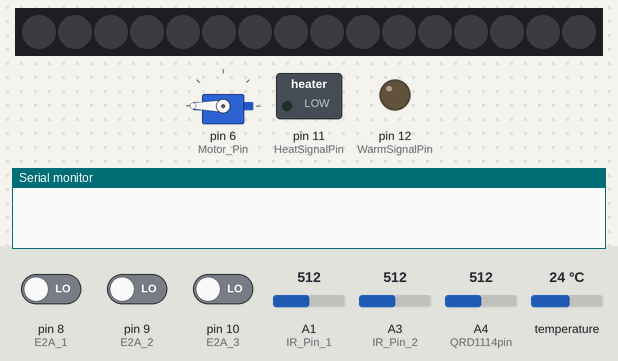
The sketch below on a simulated Arduino Nano, built with avr-gcc and run on an emulated ATmega328P. Shown: servo, 16 RGB LEDs in strip order, left to right, switched loads named in the sketch (green lamp = pin HIGH), output pins drawn as LEDs (lit = HIGH), the last lines printed to the serial monitor. Inputs (shaded band) come from the test bench; at power-on: pin 10 (E2A_3) LOW, pin 9 (E2A_2) LOW, pin 8 (E2A_1) LOW, A4 (QRD1114pin) = 512, A1 (IR_Pin_1) = 512, A3 (IR_Pin_2) = 512, temperature 24 °C. Dim RGB values are drawn brighter than linear; colours are those a GRB WS2812 strip shows for the declared byte order.

Above: at 1.2 s.
1.3 s: pin 10 (E2A_3) driven HIGH
At 3.4 s:
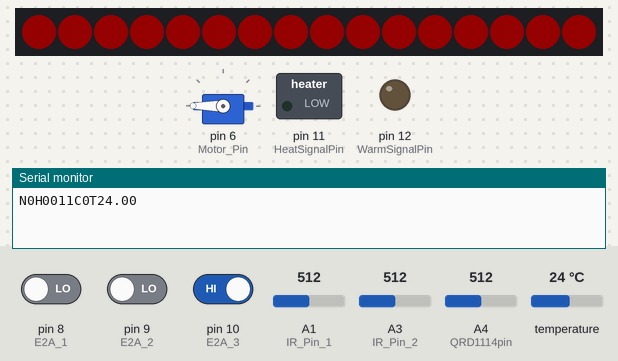
5.4 s: pin 9 (E2A_2) driven HIGH
At 6.8 s:
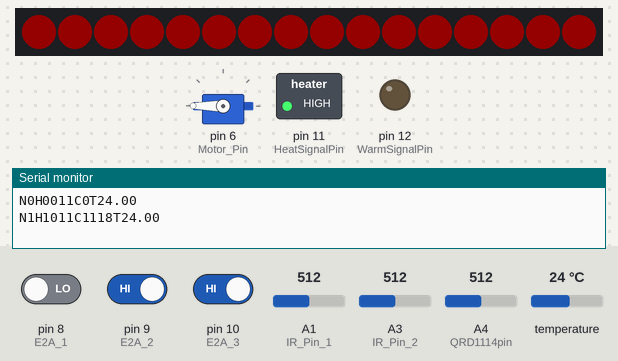
7.1 s: pin 8 (E2A_1) driven HIGH
At 8.2 s:
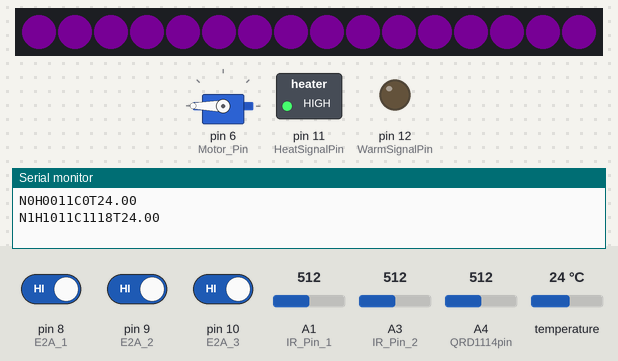
8.6 s: A4 (QRD1114pin) set to 701
10.1 s: A4 (QRD1114pin) set to 731
At 11.7 s:
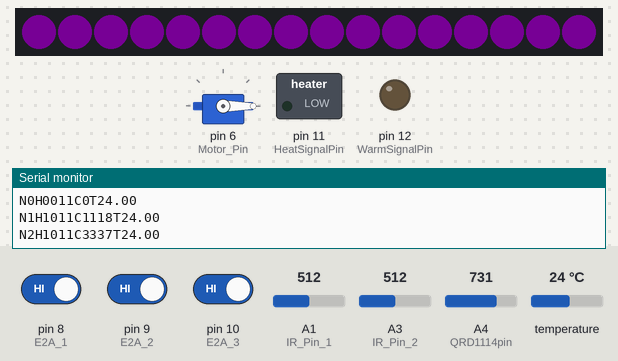
12.6 s: pin 9 (E2A_2) driven LOW
At 14.8 s:
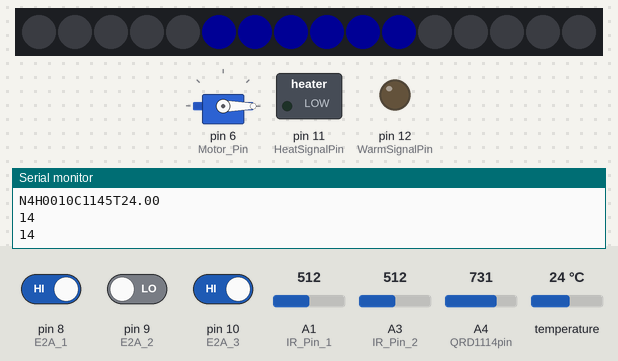
Timing chart, 0 to 16.3 s (numbered marks = the images above; inputs shaded):
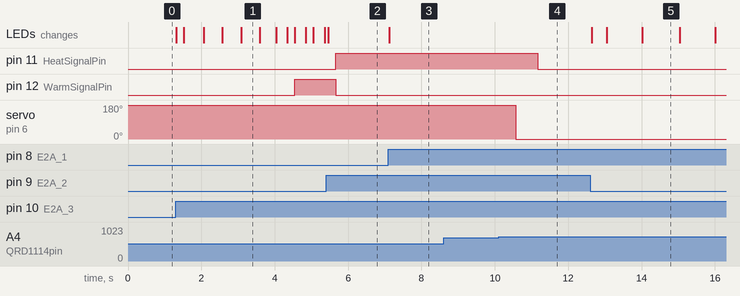

Measured:
- the behaviour switches between 716 and 717 on A4 (QRD1114pin) (found by bisection; images 3 and 4)
- after the input at 1.3 s, pin 12 (WarmSignalPin): LOW → HIGH after 3.2 s; the LEDs: change at once (image 1)
- after the input at 5.4 s, pin 11 (HeatSignalPin): LOW → HIGH after 0.26 s; pin 12 (WarmSignalPin): HIGH → LOW after 0.26 s; the LEDs: change after 0.06 s (image 2)
- after the input at 7.1 s, the LEDs: change at once (image 3)
- after the input at 10.1 s, pin 11 (HeatSignalPin): HIGH → LOW after 1.1 s; servo on pin 6 (Motor_Pin): 180° → 0° after 0.47 s
- after the input at 12.6 s, the LEDs: change at once (image 5)
- what the display in image 1 shows lasts 0.5 s, from 3.1 s to 3.6 s

The sketch:

Arduino_Nano_v5.ino
```cpp
#include <Servo.h>
#include <OneWire.h>
#include <FastLED.h>

//PINS

#define Motor_Pin 6
#define E2A_1 8 //ESP32 to Arduino (Button_3) //Lift 21
#define E2A_2 9 //ESP32 to Arduino (Button_2) //Start 19
#define E2A_3 10 //ESP32 to Arduino (Button_1) //Warm 18
#define HeatSignalPin 11
#define WarmSignalPin 12
#define tempsensorpin A0
#define IR_Pin_1 A1
#define QRD1114pin A4
#define IR_Pin_2 A3
#define LED_PIN 7//NEOPIXEL NANO Pin number

//Servo Variables
Servo Motor; //6
int Motor_angle = 0;

//Thermal Sensor
int low_tempcounter = 0;
int high_tempcounter = 0;
float temperature = -1000.0;


OneWire ds (tempsensorpin);
const float low_temp_threshold = 55;
const float high_temp_threshold = 65;
const float overheat_temp_threshold = 100;
bool TEMP_HEAT_STATE = false;

//LED Setup

#define NUM_LEDS    16//default settings
#define BRIGHTNESS  20//varies from 0-100
#define LED_TYPE    WS2812B//default settings
CRGB leds[NUM_LEDS];
const int IR_Threshold = 600;
const float Lid_IR_Threshold = 3.5;
unsigned long heat_button_time = 0;
unsigned long heat_time = 0;
unsigned long warm_button_time = 0;
const unsigned long cook_time = 1500000;
String CODE = "";

//Timer Variables
unsigned long Times[10] = {0,0,0,0,0,0,0,0,0,0}; //Servo, Thermal Sensor, IR_Voltage, Warming Timer, Heating Timer
unsigned long last_time;
unsigned long curr_time;
unsigned long l_time;

void setup() {
  last_time = millis();
  l_time = millis();
  Serial.begin(9600);
  //define the servo connected pin on arduino
  Motor.attach(Motor_Pin);

  //Setup Pins
  pinMode(Motor_Pin, OUTPUT);
  Motor.write(180);

  pinMode(E2A_1, INPUT);
  pinMode(E2A_2, INPUT);
  pinMode(E2A_3, INPUT);
  pinMode(IR_Pin_1, INPUT);
  pinMode(IR_Pin_2, INPUT);
  pinMode(QRD1114pin, INPUT);
  pinMode(HeatSignalPin, OUTPUT);
  pinMode(WarmSignalPin, OUTPUT);
  FastLED.addLeds<LED_TYPE, LED_PIN>(leds,NUM_LEDS);
  FastLED.setBrightness(BRIGHTNESS);

}


//returns the temperature from temp sensor in degree celsius
float getTemp() {
  byte data[12];
  byte addr[8];

  if(!ds.search(addr)) {
    // this is if there is no more sensors on chain, hence reset search
    ds.reset_search();
    return -1000;
  }
  if(OneWire::crc8(addr, 7) != addr[7]) {
    Serial.println("CRC is not valid!");
    return -1000;
  }
  if(addr[0] != 0x10 && addr[0] != 0x28) {
    Serial.print("Device is not registered");
    return -1000;
  }
  ds.reset();
  ds.select(addr);
  ds.write(0x44, 1); // start conversion

  byte present = ds.reset();
  ds.select(addr);
  ds.write(0xBE); //read Scratchpad

  for (int i = 0; i < 9; i++) { //we need 9 bytes
    data[i] = ds.read();
  }

  ds.reset_search();

  byte MSB = data[1];
  byte LSB = data[0];

  float tempRead = ((MSB << 8) | LSB); //using two's compliment
  float TemperatureSum = tempRead / 16;
  bool result = TEMP_HEAT_STATE;
  if (TemperatureSum < low_temp_threshold) {
    low_tempcounter++;
  }
  if ((low_tempcounter > 3) && (!TEMP_HEAT_STATE)) {
    result = true;
  }
  if ((TemperatureSum > overheat_temp_threshold)||((digitalRead(E2A_3)==HIGH)&&(TemperatureSum > high_temp_threshold))) {
    high_tempcounter++;
  }
  if ((high_tempcounter > 3) && (TEMP_HEAT_STATE)) {
    result = false;
  }
  TEMP_HEAT_STATE = result;
  return TemperatureSum;
}

void ThermalCode(){
  temperature = round(getTemp()*10.0)/10.0;
}

void CAMCode() {
  int ctbvalue = digitalRead(E2A_1);
  if(ctbvalue == HIGH&& (Food_Sensor()) &&(1-Lid_Sensor())) {
    // bSerial.println("LIFT CAM");
    Motor_angle = 0;
  }
  else{
    //Serial.println("SINK CAM");
    Motor_angle = 180;
  }
  Motor.write(Motor_angle);
}

void Time_Adder(){
  unsigned long current_time = millis();
  unsigned long interval = current_time - last_time;
  last_time = current_time;
  //Serial.print("int: ");
  //Serial.println(interval);
  //Serial.println("4: ");
  for(int i = 0; i < 10; i++){
    Times[i] += interval;
  }
}

void Timer(void fxn(), int Time, int index){
  if(Times[index] > Time){
    fxn();
    Times[index] -= Time;
  }
}

void Heat_Signal(){
  curr_time = millis();
  unsigned long t_interval = curr_time-l_time;
  l_time = curr_time;
  int Heat_Button_Val = digitalRead(E2A_2);
  int Warm_Button_Val = digitalRead(E2A_3);
  if(Heat_Button_Val == HIGH){
    heat_button_time += t_interval;
  }
  else{
    heat_button_time = 0;
  }
  if(Warm_Button_Val == HIGH){
    warm_button_time += t_interval;
  }
  else{
    warm_button_time = 0;
  }
  bool Allow_Heating = (TEMP_HEAT_STATE && Food_Sensor() && Lid_Sensor());
  String code = "H";
  if(Allow_Heating && (heat_button_time > 1000) && (heat_time < cook_time)){
    digitalWrite(HeatSignalPin,HIGH);
    digitalWrite(WarmSignalPin,LOW);
    heat_time+=t_interval;
    code += "10";
  }
  else if(Allow_Heating && (warm_button_time > 1000)){
    digitalWrite(HeatSignalPin,LOW);
    digitalWrite(WarmSignalPin,HIGH);
    if(heat_time > cook_time/2){
      heat_time -= t_interval;
    }
    code += "01";
  }
  else{
    digitalWrite(WarmSignalPin,LOW);

    digitalWrite(HeatSignalPin,LOW);
    if(heat_time > t_interval){
      heat_time -= t_interval;
    }
    code += "00";
  }
  code += String(Food_Sensor());
  code += String(Lid_Sensor());
  code += "C";
  code += String(heat_time);
  CODE = code;
}
int Food_Counter = 0;
int Food_Sensor(){
  int IR_Voltage_1 = analogRead(IR_Pin_1);
  int IR_Voltage_2 = analogRead(IR_Pin_2);
  if((IR_Voltage_1 < IR_Threshold)&& (IR_Voltage_2< IR_Threshold)){
    Food_Counter++;
  }
  else{
    Food_Counter=0;
  }
  return (int)(Food_Counter>3);
}

int Lid_Counter = 0;
int Lid_Sensor(){
  int proximityADC = analogRead(QRD1114pin);
  float proximityV = (float)proximityADC * 5.0/1023.0;
  if(proximityV < Lid_IR_Threshold){
    Lid_Counter++;
  }
  else{
    Lid_Counter=0;
  }
  return (int)(Lid_Counter>3);
}

//Function to kill animation/display non lit up LED ring
int Stop_Animation(){
  for (int i = 0; i < 16 ; i++){
    leds[i] = CRGB(0,0,0); //led turns off
  }
}

int warming_counter = -1;

void Heating_Animation(){
  int heating_counter = heat_time*16/cook_time;
  int blink_state = Times[4]/300;
  //LED RING IS RED INTIALLY TO SHOW THAT FOOD IS HEATED UP
  if(Times[4]<500){
    for (int a = 0; a < 16; a++){
      leds[a] = CRGB(0,255,0); //LED COLOUR CHANGE POINT 1(change red)
    }
  }
  else if (heating_counter<17){
    for (int b = 1; b < heating_counter; b++){
      leds[b] = CRGB(255,0,0); //led blinks red
     }
  }
  else{
    if(blink_state%2==0){
      for (int l = 0; l < 16 ; l++){
         leds[l] = CRGB(255,0,0); //led blinks red
      }
    }
    else{
      for (int l = 0; l < 16 ; l++){
         leds[l] = CRGB(0,0,0); //led blinks red
      }
    }
  }
}

unsigned long Warm_Anim_Time = 4000;
void Warming_Animation(){
  if (Times[3] >Warm_Anim_Time){
    Times[3] = Times[3]%Warm_Anim_Time;
  }
  int Warming_counter = Times[3]*16/Warm_Anim_Time;
  if(Warming_counter>=16){
    Warming_counter = Warming_counter%16;
  }
  Stop_Animation();
  leds[Warming_counter] = CRGB(100,255,0);
  if(Warming_counter-1>=0){
    leds[Warming_counter-1] = CRGB(80,204,0);
  }
  else{
    leds[Warming_counter+15] = CRGB(80,204,0);
  }
  if(Warming_counter-2>=0){
    leds[Warming_counter-2] = CRGB(60,153,0);
  }
  else{
    leds[Warming_counter+14] = CRGB(60,153,0);
  }
  if(Warming_counter-3>=0){
    leds[Warming_counter-3] = CRGB(40,102,0);
  }
  else{
    leds[Warming_counter+13] = CRGB(40,102,0);
  }
  if(Warming_counter-4>=0){
    leds[Warming_counter-4] = CRGB(20,51,0);
  }
  else{
    leds[Warming_counter+12] = CRGB(20,51,0);
  }

}

unsigned long FA_Anim_Time = 8000;
void FA_Animation(){
  int FA_counter = Times[5]*8/FA_Anim_Time;
  Serial.println(FA_counter);
  Stop_Animation();
  if (FA_counter < 5){
    for (int d = 5; d < 11 ; d++){
      if(d<FA_counter+6){
        leds[d] = CRGB(0,0,255);
      }
      else{
        leds[d] = CRGB(0,0,0);
      }
    }
  }
  else if(FA_counter > 20){
    for (int d = 5; d < 11 ; d++){
      leds[d] = CRGB(0,0,0);
    }
  }
  else if(FA_counter%2 == 1){
    for (int d = 5; d < 11 ; d++){
      leds[d] = CRGB(0,0,255);
    }
    leds[12] = CRGB(0,0,255);
    leds[3] = CRGB(0,0,255);
  }
  else if(FA_counter%2 == 0){
    for (int d = 5; d < 11 ; d++){
      leds[d] = CRGB(0,0,255);
    }
    leds[12] = CRGB(0,0,0);
    leds[3] = CRGB(0,0,0);
  }
}

unsigned long Error_Time = 8000;
void Error_Animation(){
  int ER_counter = Times[8]*16/Error_Time;

  if(ER_counter%2 == 0){
    for (int d = 0; d < 16 ; d++){
      leds[d] = CRGB(0,255,0);
    }
  }
  else{
    Stop_Animation();
  }
}
unsigned long Cooked_Time = 8000;
void Cooked_Animation(){
  int ER_counter = Times[9]*16/Cooked_Time;

  if(ER_counter%2 == 0){
    for (int d = 0; d < 16 ; d++){
      leds[d] = CRGB(255,0,0);
    }
  }
  else{
    Stop_Animation();
  }
}

bool Heat_State = false;
bool Warm_State = false;
bool FA_State = false;
void LED_loop() {
//Initializing non-lit up state when not in use
  bool Allow_Heating = (TEMP_HEAT_STATE && Food_Sensor() && Lid_Sensor());
  if(digitalRead(E2A_2)==1 && digitalRead(E2A_1)==1){
    for (int d = 0; d < 16 ; d++){
      leds[d] = CRGB(0,200,255);
    }
  }
  else if(digitalRead(E2A_2)==1 && heat_time >= cook_time){
    Cooked_Animation();
    //Serial.println("heats");
    //Serial.println(Times[4]);
  }
  else if(digitalRead(E2A_2)==1 && !Heat_State && Allow_Heating){
    Stop_Animation();
    Times[4] = 0;
    Heating_Animation();
    Heat_State = true;
  }
  else if(digitalRead(E2A_2)==1 && Allow_Heating){
    Heating_Animation();
    //Serial.println("heats");
    //Serial.println(Times[4]);
  }
  else if(digitalRead(E2A_3)==1 && !Warm_State && Allow_Heating){
    Stop_Animation();
    Times[3] = 0;
    Warming_Animation();
    Warm_State = true;
  }
  else if(digitalRead(E2A_3)==1 && Allow_Heating){
    //Serial.println("Warms");
    //Serial.println(Times[3]);
    Warming_Animation();
  }
  else if(digitalRead(E2A_1)==1 && !FA_State && Food_Sensor() && Lid_Sensor()){
    Stop_Animation();
    Times[5] = 0;
    FA_Animation();
    FA_State = true;
  }
  else if(digitalRead(E2A_1)==1 && Food_Sensor() && (1-Lid_Sensor()) ){
    //Serial.println("Lift");
    //Serial.println(Times[5]);
    FA_Animation();
  }
  else if(digitalRead(E2A_1)==1 || digitalRead(E2A_2)==1 ||digitalRead(E2A_3)==1){
    Error_Animation();
  }
  else{
    Stop_Animation();
    Heat_State = false;
    Warm_State = false;
    FA_State = false;
  }
  FastLED.show();
}
int transmit_counter = 0;
void codeMaker(){
  String Output = "N"+String(transmit_counter)+CODE;
  transmit_counter+=1;
  Output += "T"+String(temperature);
  Serial.println(Output);
}

void BTN_PRINTER(){
  String Output = "B"+String(digitalRead(E2A_1))+String(digitalRead(E2A_2))+String(digitalRead(E2A_3));
  Serial.println(Output);
}

void Sensor_Update(){
  Lid_Sensor();
  Food_Sensor();
}
void loop() {
  Timer(CAMCode,1300,0);
  Timer(ThermalCode,1900,1);
  Timer(Heat_Signal,1100,2);
  Timer(codeMaker,2900,6);
  Timer(Sensor_Update,700,7);
  Time_Adder();
  LED_loop();

  delay(100);
}
```
